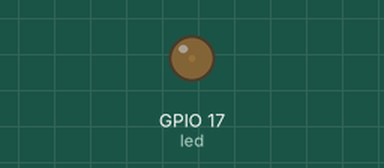
This program was run on a simulated Raspberry Pi (BCM pin numbers). Parts: output pins drawn as LEDs (lit = HIGH).

Above: at 0.05 s.
At 0.9 s:
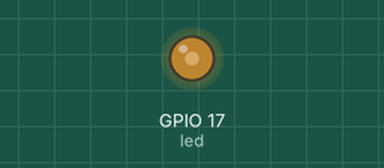
At 1.8 s:
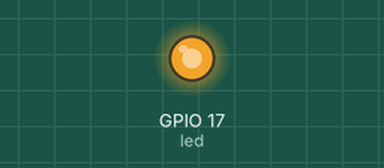
At 3.6 s:
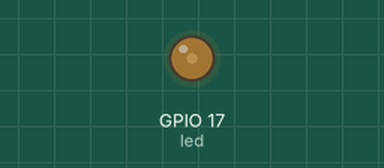
Timing chart, 0 to 5.3 s (numbered marks = the images above):
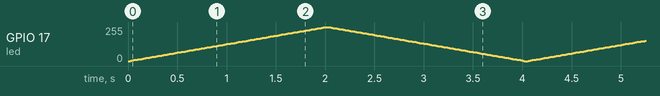

The program:

dim.py
```python
import time as t

import RPi.GPIO as g

g.setmode(g.BCM)
g.setwarnings(False)
g.setup(17, g.OUT)

led = g.PWM(17, 100)

led.start(0)

pause_time = 0.02

while True:
    for i in range(0, 101):
        led.ChangeDutyCycle(i)
        t.sleep(pause_time)
    for i in range(100, -1, -1):
        led.ChangeDutyCycle(i)
        t.sleep(pause_time)


g.cleanup()
```
